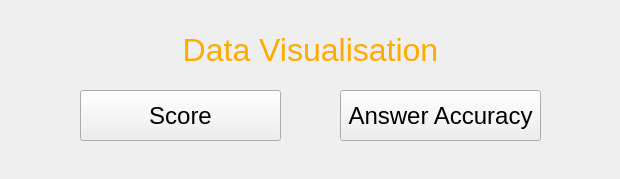
<?xml version="1.0" encoding="UTF-8"?>
<ui version="4.0">
 <class>DataVisualisation</class>
 <widget class="QMainWindow" name="DataVisualisation">
  <property name="geometry">
   <rect>
    <x>0</x>
    <y>0</y>
    <width>620</width>
    <height>179</height>
   </rect>
  </property>
  <property name="windowTitle">
   <string>Data Visualisation</string>
  </property>
  <widget class="QWidget" name="centralwidget">
   <widget class="QLabel" name="label">
    <property name="geometry">
     <rect>
      <x>130</x>
      <y>20</y>
      <width>361</width>
      <height>61</height>
     </rect>
    </property>
    <property name="font">
     <font>
      <family>Ubuntu</family>
      <pointsize>22</pointsize>
     </font>
    </property>
    <property name="text">
     <string>&lt;html&gt;&lt;head/&gt;&lt;body&gt;&lt;p align=&quot;center&quot;&gt;&lt;span style=&quot; font-size:24pt; color:#ffaa00;&quot;&gt;Data Visualisation&lt;/span&gt;&lt;/p&gt;&lt;/body&gt;&lt;/html&gt;</string>
    </property>
   </widget>
   <widget class="QPushButton" name="HighestScoreButton">
    <property name="geometry">
     <rect>
      <x>80</x>
      <y>90</y>
      <width>201</width>
      <height>51</height>
     </rect>
    </property>
    <property name="font">
     <font>
      <family>Ubuntu</family>
      <pointsize>18</pointsize>
     </font>
    </property>
    <property name="text">
     <string>Score</string>
    </property>
   </widget>
   <widget class="QPushButton" name="ExamAnalyse">
    <property name="geometry">
     <rect>
      <x>340</x>
      <y>90</y>
      <width>201</width>
      <height>51</height>
     </rect>
    </property>
    <property name="font">
     <font>
      <family>Ubuntu</family>
      <pointsize>18</pointsize>
     </font>
    </property>
    <property name="text">
     <string>Answer Accuracy</string>
    </property>
   </widget>
  </widget>
 </widget>
 <resources/>
 <connections/>
</ui>
